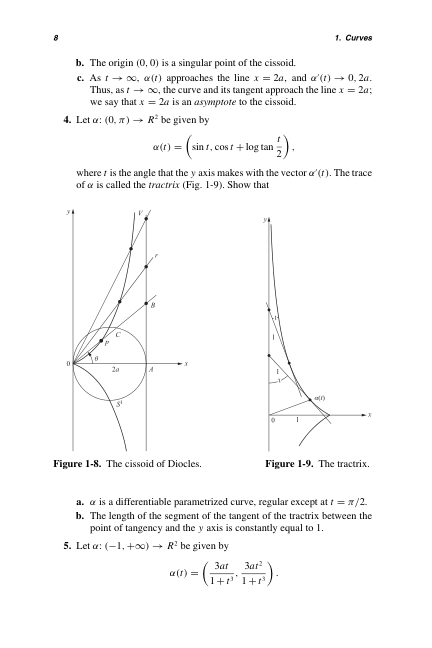
#> input picture temp_page_23.png, 432 x 648 px
$ python crop_fig_1_8.py
#> lines starting #> are read from the running program, lines starting #| are printed output that depends on the picture
from PIL import Image

img = Image.open("temp_page_23.png")
#> img is the input picture: PIL image 432x648 RGB; mean R, G, B 249.5, 249.5, 249.5
w, h = img.size
#> w = 432; h = 648

# Much larger crop for investigation
nx1, ny1, nx2, ny2 = 0.10, 0.20, 0.50, 0.80

left = nx1 * w
#> left = 43.2
top = ny1 * h
#> top = 129.6
right = nx2 * w
#> right = 216
bottom = ny2 * h
#> bottom = 518.4

crop = img.crop((left, top, right, bottom))
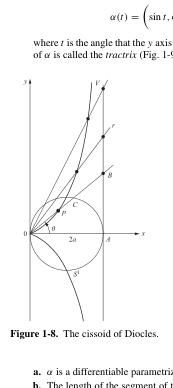
#> crop: PIL image 173x388 RGB; mean R, G, B 247.6, 247.6, 247.6
crop.save("crop_fig_1_8_v2.png")
print(f"Saved crop to crop_fig_1_8_v2.png at ({left}, {top}, {right}, {bottom})")
#| Saved crop to crop_fig_1_8_v2.png at (43.2, 129.6, 216.0, 518.4)

$ run again, with temp_page_46.png copied over temp_page_23.png
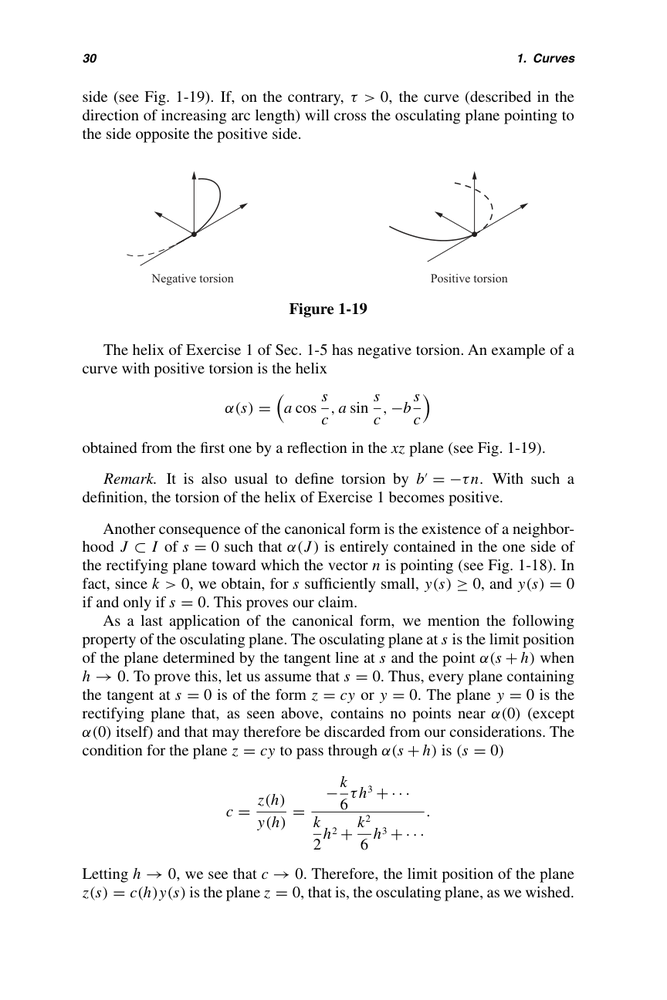
#> input picture temp_page_46.png, 667 x 1000 px, shrunk from 864 x 1296 before the run
#> img is the input picture: PIL image 667x1000 RGB; mean R, G, B 244.2, 244.2, 244.2
#> `crop = img.crop((left, top, right, bottom))`:
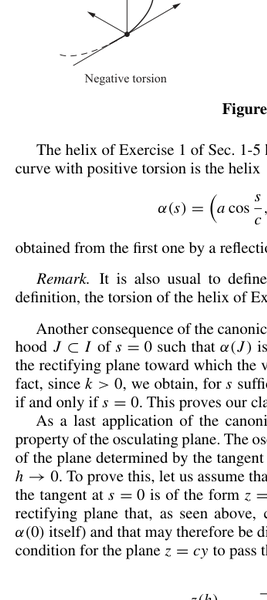
#> crop: PIL image 267x600 RGB; mean R, G, B 235.8, 235.8, 235.8
#| Saved crop to crop_fig_1_8_v2.png at (66.7, 200.0, 333.5, 800.0)

$ run again, with temp_page_91.png copied over temp_page_23.png
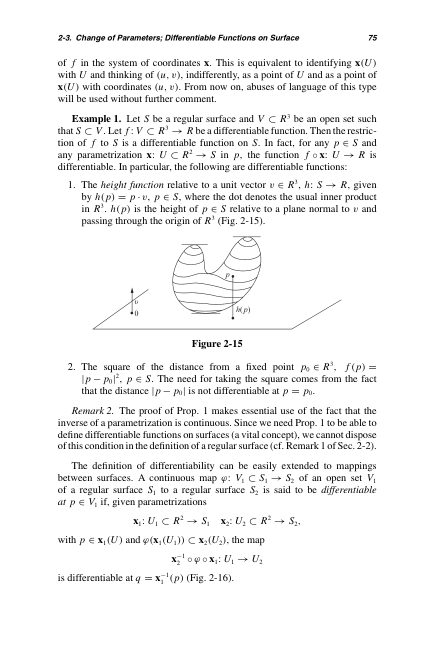
#> input picture temp_page_91.png, 432 x 648 px
#> img is the input picture: PIL image 432x648 RGB; mean R, G, B 243.5, 243.5, 243.5
#> `crop = img.crop((left, top, right, bottom))`:
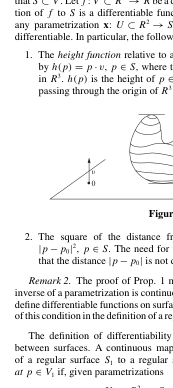
#> crop: PIL image 173x388 RGB; mean R, G, B 237.5, 237.4, 237.4
#| Saved crop to crop_fig_1_8_v2.png at (43.2, 129.6, 216.0, 518.4)

$ run again, with crop_1-30.png copied over temp_page_23.png
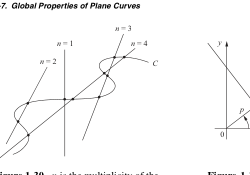
#> input picture crop_1-30.png, 250 x 175 px
#> img is the input picture: PIL image 250x175 RGB; mean R, G, B 249.5, 249.5, 249.5
#> `crop = img.crop((left, top, right, bottom))`:
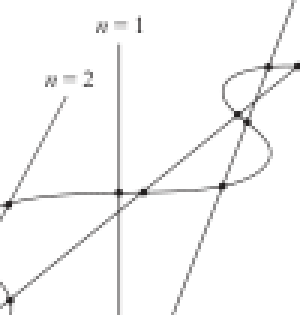
#> crop: PIL image 100x105 RGB (shown 3 times larger); mean R, G, B 248.2, 248.1, 248.1
#| Saved crop to crop_fig_1_8_v2.png at (25.0, 35.0, 125.0, 140.0)
